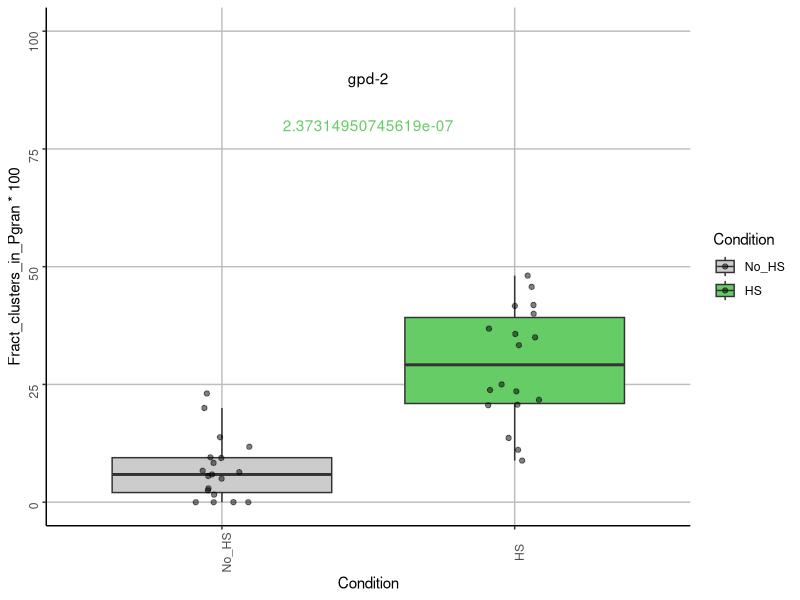
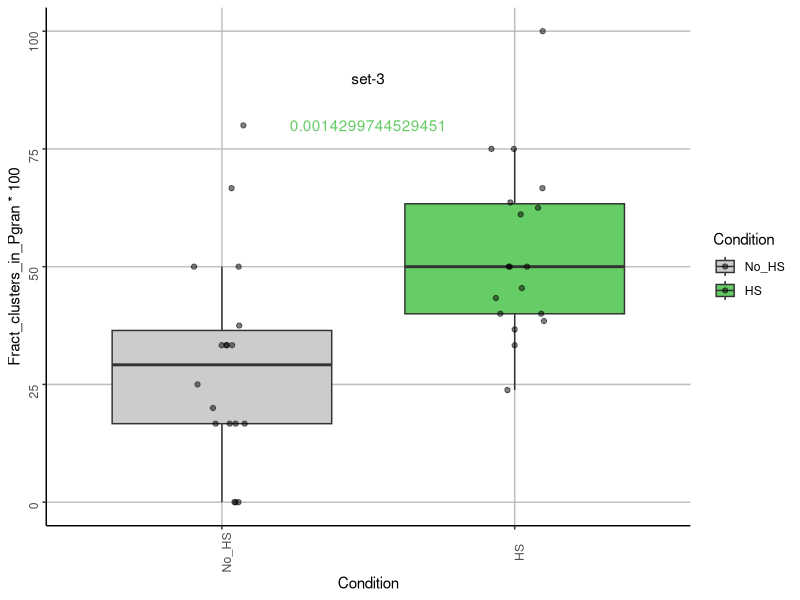
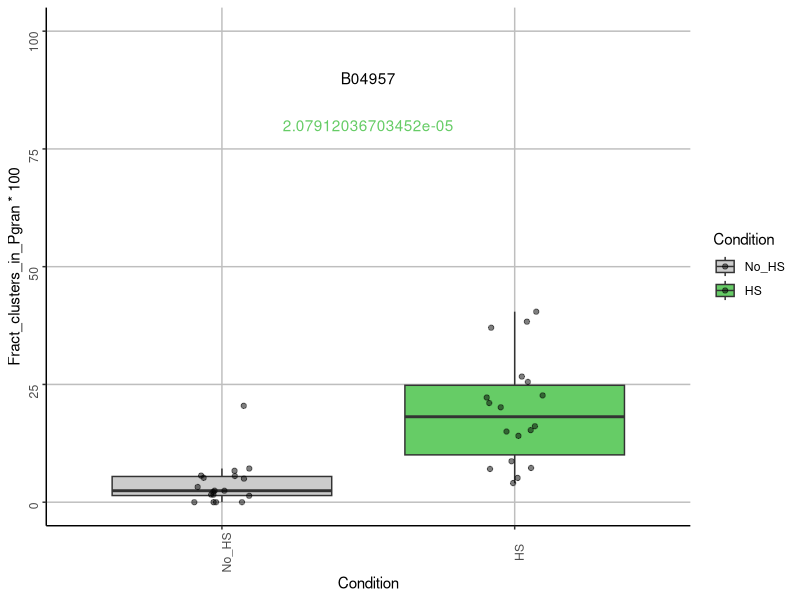
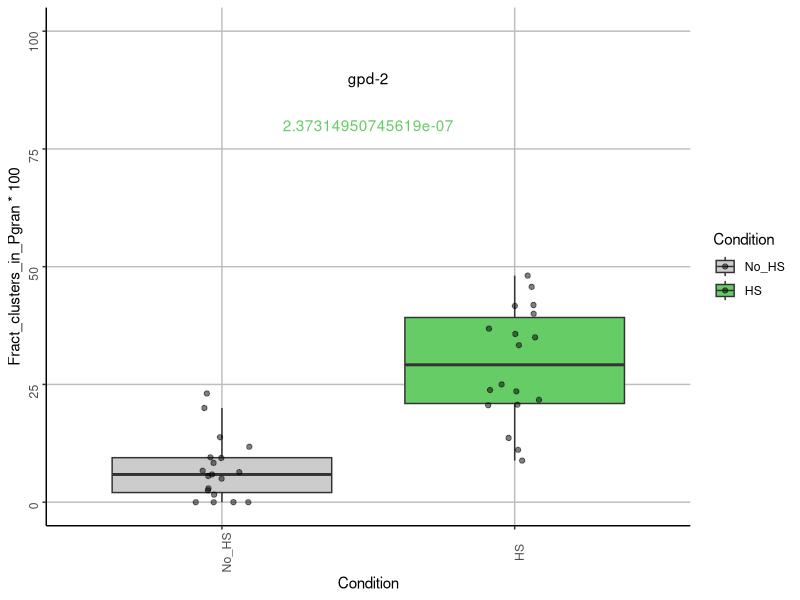
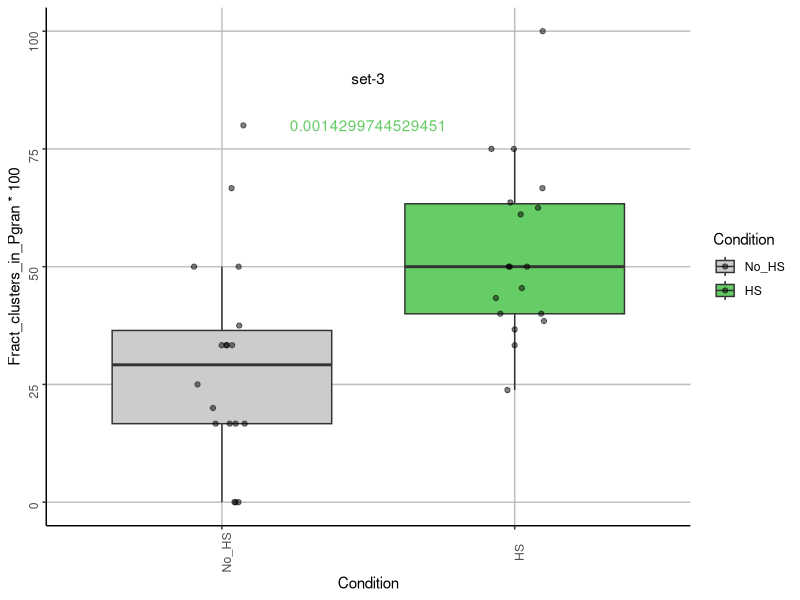
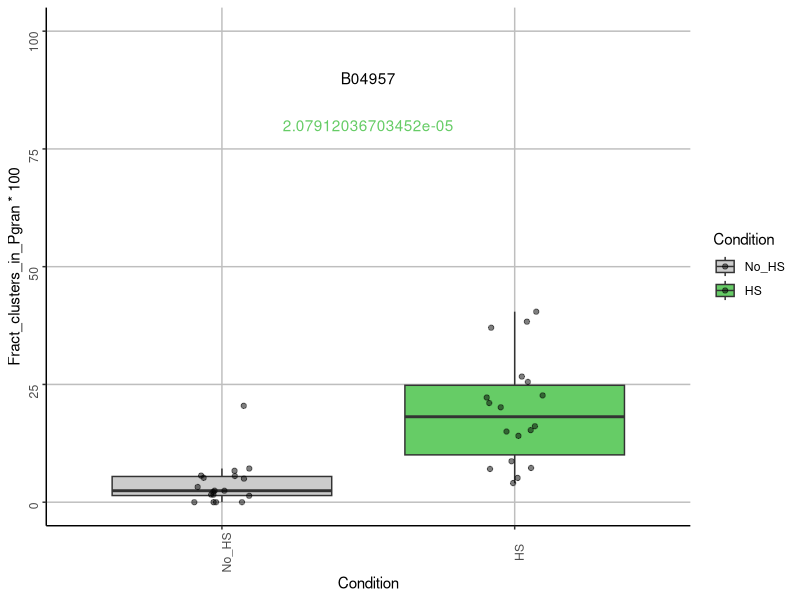
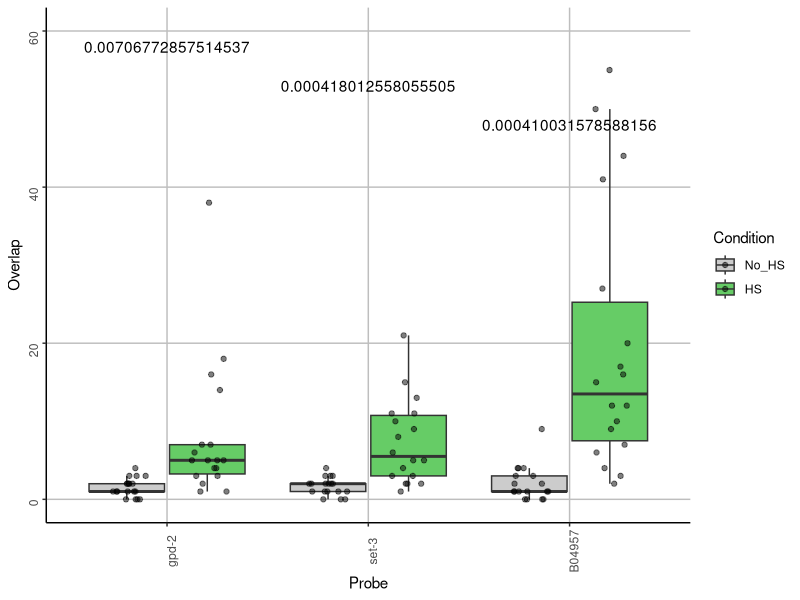
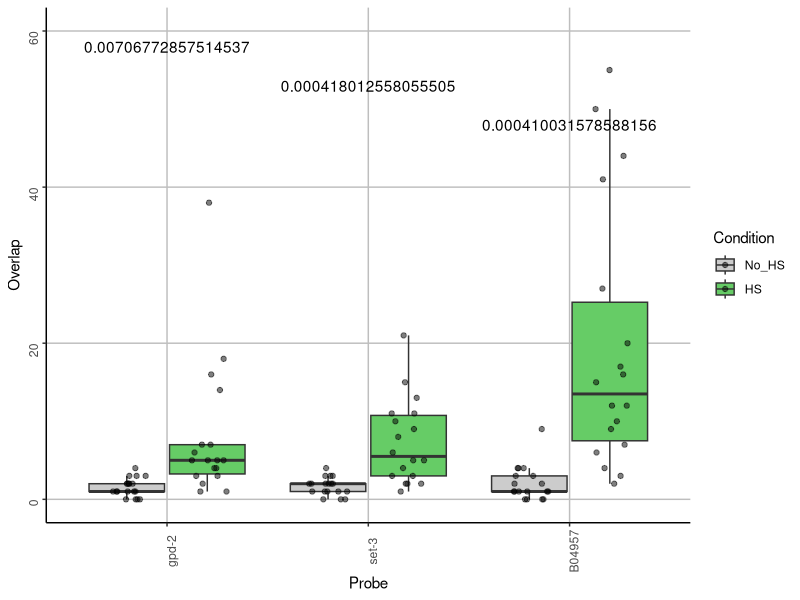

Recreate these plots in R, in order.
## ---- chunk 1

print("script initiated on", quote = FALSE)
Sys.time()

#loading packages
library(dplyr)
library(ggplot2)
library(RColorBrewer)

## ---- chunk 2

# import the data
clusterTable <- read.table(file = "../1_input/figure7_sourcedata_200514.txt", header = TRUE) 


RNAsPerClusterTable <- read.table(file = "../1_input/figure7_sourcedata2_200520.txt", header = TRUE) 

## ---- chunk 3
dim(clusterTable)
head(clusterTable)
str(clusterTable)

# Set factor levels
clusterTable$Condition <- factor(clusterTable$Condition, levels = c("No_HS", "HS"))

clusterTable$Probe <- factor(clusterTable$Probe, levels = c("gpd-2", "set-3", "B04957"))
str(clusterTable)
## ---- chunk 4

# Calculate p-values for each probe set
# Metric: the fraction of mRNA clusters overlapping with P granules
# Conditions: heat shock versus no heat shock conditions

# Calculate the t-test - Fract_clusters_in_Pgran
calculate_fract_pvalue <- function(data, Probeset){
  # Filter for given probeset
  transcript_quantTable <- data %>%
    filter(Probe == Probeset)
  
  # Save the p-value
  ttestresult <- t.test(Fract_clusters_in_Pgran*100 ~ Condition, data = transcript_quantTable)
  
  # Return the p-value
  return(ttestresult)
}

## ---- chunk 5
# Calculate p values:



print("t.test calculation - gpd-2 Probe set; Fraction of gpd-2 clusters co-localizing to P granules in non-heat shock versus heat shock conditions:")
calculate_fract_pvalue(clusterTable, "gpd-2")

print("t.test calculation - set-3 Probe set; Fraction of set-3 clusters co-localizing to P granules in non-heat shock versus heat shock conditions:")
calculate_fract_pvalue(clusterTable, "set-3")

print("t.test calculation - B04957 Probe set; Fraction of B049457 clusters co-localizing to P granules in non-heat shock versus heat shock conditions:")
calculate_fract_pvalue(clusterTable, "B04957")


# Save p values:
pvalue_1 <- calculate_fract_pvalue(clusterTable, "gpd-2")$p.value
pvalue_2 <- calculate_fract_pvalue(clusterTable, "set-3")$p.value
pvalue_3 <- calculate_fract_pvalue(clusterTable, "B04957")$p.value
## ---- chunk 6



# gpd-2, filter & plot
plot_data <- clusterTable %>%
    filter(Probe == "gpd-2")

p1 <- ggplot(plot_data, aes(Condition, Fract_clusters_in_Pgran*100, fill=Condition)) +
  geom_boxplot(position=position_dodge(0.8), outlier.shape = NA) +
  geom_point(position=position_jitterdodge(dodge.width=0.8), alpha = 0.5) +
  ylim(c(0, 100))+
  annotate(geom="text", x=1.5, y=80, label=pvalue_1, color="#66CC66")+
  annotate(geom="text", x=1.5, y=90, label = "gpd-2")+
  scale_fill_manual(values=c("#CCCCCC", "#66CC66")) +
  theme_classic() + 
  theme(strip.text = element_text(face = "italic"),
        panel.grid.major = element_line(colour = "grey"), 
        axis.text.y = element_text(angle=90), 
        axis.text.x = element_text(angle=90))  

# set-3, filter and plot:

plot_data <- clusterTable %>%
    filter(Probe == "set-3")

p2 <- ggplot(plot_data, aes(Condition, Fract_clusters_in_Pgran*100, fill=Condition)) +
  geom_boxplot(position=position_dodge(0.8), outlier.shape = NA) +
  geom_point(position=position_jitterdodge(dodge.width=0.8), alpha = 0.5) +
  ylim(c(0, 100))+
  annotate(geom="text", x=1.5, y=80, label=pvalue_2, color="#66CC66")+
  annotate(geom="text", x=1.5, y=90, label = "set-3")+
  scale_fill_manual(values=c("#CCCCCC", "#66CC66")) +
  theme_classic() + 
  theme(strip.text = element_text(face = "italic"),
        panel.grid.major = element_line(colour = "grey"), 
        axis.text.y = element_text(angle=90), 
        axis.text.x = element_text(angle=90))  

# B04957, filter & plot: 

plot_data <- clusterTable %>%
    filter(Probe == "B04957")

p3 <- ggplot(plot_data, aes(Condition, Fract_clusters_in_Pgran*100, fill=Condition)) +
  geom_boxplot(position=position_dodge(0.8), outlier.shape = NA) +
  geom_point(position=position_jitterdodge(dodge.width=0.8), alpha = 0.5) +
  ylim(c(0, 100))+
  annotate(geom="text", x=1.5, y=80, label=pvalue_3, color="#66CC66")+
  annotate(geom="text", x=1.5, y=90, label = "B04957")+
  scale_fill_manual(values=c("#CCCCCC", "#66CC66")) +
  theme_classic() + 
  theme(strip.text = element_text(face = "italic"),
        panel.grid.major = element_line(colour = "grey"), 
        axis.text.y = element_text(angle=90), 
        axis.text.x = element_text(angle=90))  

# Display output plots

p1
p2
p3

# Save output plots to a .pdf file
date <- format(Sys.time(), "%y%m%d")
#set filename
filename <- paste("../3_output/", date, "_output_plots_Fig7B.pdf", sep = "")

#export pdf
pdf(file = filename, width = 6, height = 6)
p1
p2
p3
dev.off()
dev.off()

## ---- chunk 7

# Calculate p-values for each probe set
# Metric: total number of mRNA clusters overlapping with P granules
# Conditions: heat shock versus no heat shock conditions

# Calculate the t-test - Fract_clusters_in_Pgran
calculate_raw_pvalue <- function(data, Probeset){
  # Filter for given probeset
  transcript_quantTable <- data %>%
    filter(Probe == Probeset)
  
  # Save the p-value
  ttestresult <- t.test(Overlap ~ Condition, data = transcript_quantTable)
  
  # Return the p-value
  return(ttestresult)
}

## ---- chunk 8
# Calculate p values:


print("t.test calculation - gpd-2 Probe set; Raw # of gpd-2 clusters co-localizing to P granules in non-heat shock versus heat shock conditions:")
calculate_raw_pvalue(clusterTable, "gpd-2")

print("t.test calculation - set-3 Probe set; Raw # of set-3 clusters co-localizing to P granules in non-heat shock versus heat shock conditions:")
calculate_raw_pvalue(clusterTable, "set-3")

print("t.test calculation - B04957 Probe set; Raw # of B049457 clusters co-localizing to P granules in non-heat shock versus heat shock conditions:")
calculate_raw_pvalue(clusterTable, "B04957")

# Save p values:
pvalue_4 <- calculate_raw_pvalue(clusterTable, "gpd-2")$p.value
pvalue_5 <- calculate_raw_pvalue(clusterTable, "set-3")$p.value
pvalue_6 <- calculate_raw_pvalue(clusterTable, "B04957")$p.value

## ---- chunk 9

# Plot boxplot
#clusterTable$Probe <- factor(clusterTable$Probe, levels = c("gpd-2", "set-3", "B04957"))

p4 <- ggplot(clusterTable, aes(Probe, Overlap, fill=Condition)) +
  geom_boxplot(position=position_dodge(0.8), outlier.shape = NA) +
  geom_point(position=position_jitterdodge(dodge.width=0.8), alpha = 0.5) +
  ylim(c(0, 60))+
  annotate(geom="text", x=1, y=58, label=pvalue_4)+
  annotate(geom="text", x=2, y=53, label=pvalue_5)+
  annotate(geom="text", x=3, y=48, label=pvalue_6)+
  scale_fill_manual(values=c("#CCCCCC", "#66CC66")) +
  theme_classic() + 
  theme(strip.text = element_text(face = "italic"),
        panel.grid.major = element_line(colour = "grey"), 
        axis.text.y = element_text(angle=90), 
        axis.text.x = element_text(angle=90))  

p4

# Export .pdf plot

#set filename
filename <- paste("../3_output/", date, "_output_plots_FigS7.pdf", sep = "")

#export pdf
pdf(file = filename, width = 8, height = 6)
p4
dev.off()
dev.off()


## ---- chunk 10


# Exploratory Data Analysis
dim(RNAsPerClusterTable)
head(RNAsPerClusterTable)


# Set factor levels
RNAsPerClusterTable$Condition <- factor(RNAsPerClusterTable$Condition, levels = c("No_HS", "HS"))

RNAsPerClusterTable$Probe <- factor(RNAsPerClusterTable$Probe, levels = c("gpd-2", "set-3", "B04957"))

str(RNAsPerClusterTable)

## ---- chunk 11

# Calcualte the mean quantity of RNAs per cluster for each embryo
per_embryo_RNA_cluster_table <- RNAsPerClusterTable %>%
  group_by(Image_n, Probe) %>%
  mutate(number_RNAs = mean(n_rna), quantity = n()) %>%
  distinct(Image_n, .keep_all=TRUE)  

dim(per_embryo_RNA_cluster_table)

# Calculate the mean RNAs per cluster for each condition & probeset
# Calcualte the mean number of clusters for each condition & probeset

per_Condition_RNA_cluster_table <- per_embryo_RNA_cluster_table %>%
  group_by(Condition, Probe) %>%
  mutate(mean_RNAs = mean(number_RNAs), se_RNA = sd(number_RNAs)/sqrt(number_RNAs), number_clusters = mean(quantity), sd_clusters = sd(quantity)) %>%
  distinct(Condition, .keep_all=TRUE)  


## ---- chunk 12


plot_S13A <- ggplot(per_Condition_RNA_cluster_table, aes(number_clusters, mean_RNAs, color=Probe))+
  geom_point( aes(shape=Condition, color=Probe), size = 6) + 
  geom_segment(aes(x = number_clusters, y = (mean_RNAs-se_RNA), xend= number_clusters, yend= (mean_RNAs+se_RNA)))+  
  geom_segment(aes(x = (number_clusters-sd_clusters), y = mean_RNAs, xend= (number_clusters+sd_clusters), yend= mean_RNAs))+
  ylim(c(5, 10))+
  xlab("Number of clusters") + 
  ylab("Number of RNAs per cluster")+
  scale_color_manual(values = c("#00AFBB", "#E7B800", "#FC4E07"))+
  scale_shape_manual(values=c(19, 17))+
  theme_classic() + 
  theme(strip.text = element_text(face = "italic"),
        panel.grid.major = element_line(colour = "grey"), 
        axis.text.y = element_text(angle=90), 
        axis.text.x = element_text(angle=90))    
  
plot_S13A


## ---- chunk 13

# Save plot

# Export .pdf plot

#set filename
filename <- paste("../3_output/", date, "_output_plots_FigS13A.pdf", sep = "")

#export pdf
pdf(file = filename, width = 8, height = 6, useDingbats=FALSE)
plot_S13A
dev.off()
dev.off()

## ---- chunk 14
sessionInfo()
